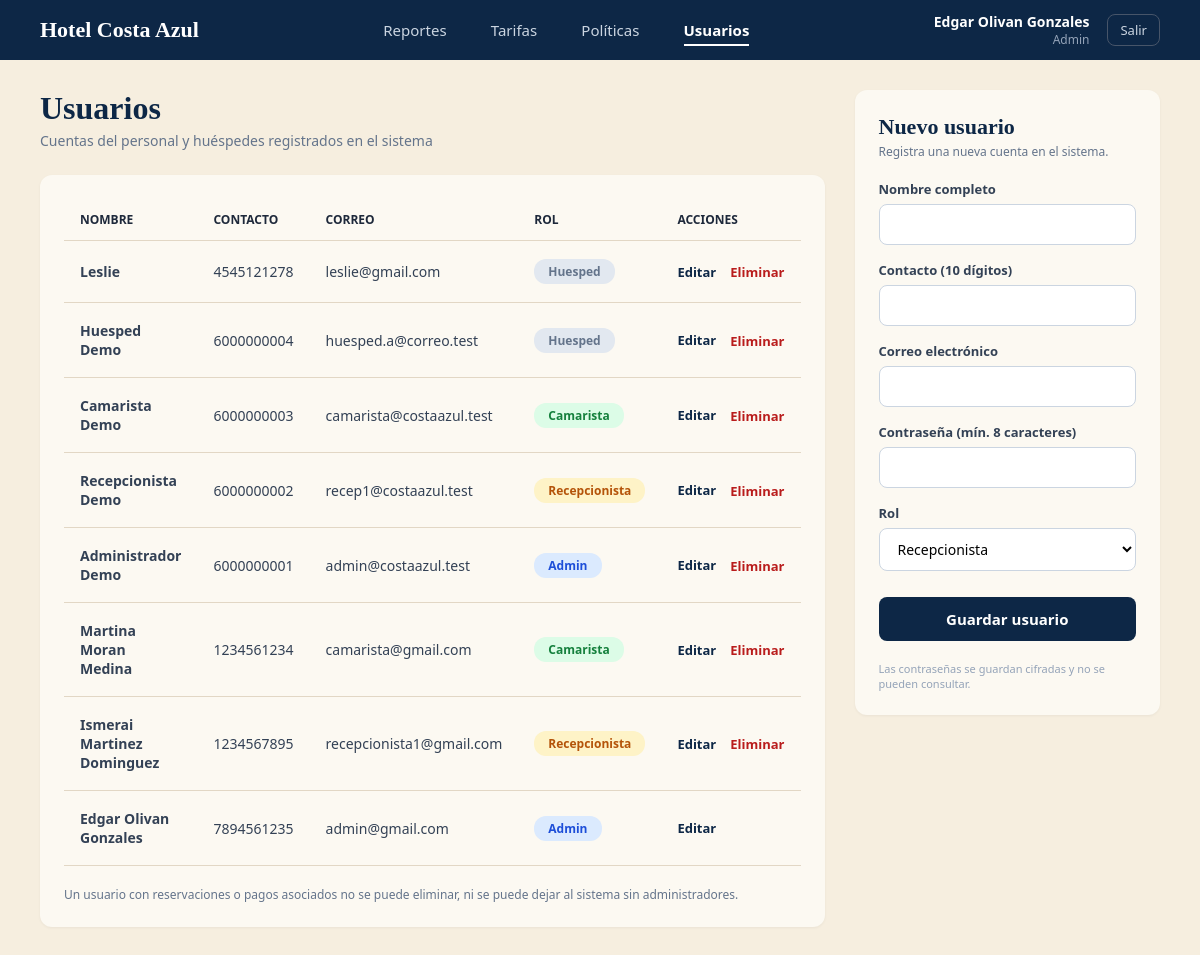
The page /Administrador/Usuarios/usuarios.php (signed in) on the database its author committed.
### tables this page shows
CREATE TABLE `usuario` (
  `id_usuario` int(11) NOT NULL,
  `nombre` varchar(100) NOT NULL,
  `contacto` varchar(10) NOT NULL,
  `correo` varchar(80) NOT NULL,
  `password` varchar(255) NOT NULL,
  `rol` varchar(20) NOT NULL DEFAULT 'Huesped'
);

### Administrador/Usuarios/usuarios.php (the view, shortened to what this page needs)
<?php
require_once '../../config/conexion.php';
$roles  = ['Admin', 'Recepcionista', 'Camarista', 'Huesped'];
$id_sesion = (int) $_SESSION['id_usuario'];
$form = ['id_usuario' => 0, 'nombre' => '', 'contacto' => '', 'correo' => '', 'rol' => 'Recepcionista'];
$editando = (int) $form['id_usuario'] > 0;
$usuarios = $conexion->query(
    "SELECT id_usuario, nombre, contacto, correo, rol FROM usuario ORDER BY id_usuario DESC"
)->fetchAll(PDO::FETCH_ASSOC);
?>
<!DOCTYPE html>
<html lang="es">
<head>
    <link rel="stylesheet" href="usuarios.css">
</head>
<body>
    <header class="navbar">
        <div class="logo">Hotel Costa Azul</div>
        <nav class="nav-links">
            <a href="../Reportes/repo.php">Reportes</a>
            <a href="../Tarifas/tari.php">Tarifas</a>
            <a href="../Politicas/poli.php">Políticas</a>
            <a href="usuarios.php" class="active">Usuarios</a>
        </nav>
        <div class="user-area">
            <div class="user-profile">
                <span class="user-name"><?php echo htmlspecialchars($_SESSION['nombre'], ENT_QUOTES, 'UTF-8'); ?></span>
                <span class="user-role"><?php echo ucfirst(htmlspecialchars($_SESSION['rol'], ENT_QUOTES, 'UTF-8')); ?></span>
            </div>
            <a href="../../config/logout.php" class="btn-logout">Salir</a>
        </div>
    </header>
    <div class="main-layout">
        <main class="content-panel">
            <h1 class="page-title">Usuarios</h1>
            <p class="page-subtitle">Cuentas del personal y huéspedes registrados en el sistema</p>
            <div class="table-card">
                <table class="users-table">
                    <thead>
                        <tr>
                            <th>NOMBRE</th>
                            <th>CONTACTO</th>
                            <th>CORREO</th>
                            <th>ROL</th>
                            <th>ACCIONES</th>
                        </tr>
                    </thead>
                    <tbody>
                        <?php foreach ($usuarios as $u): ?>
                            <?php $es_propio = ((int) $u['id_usuario'] === $id_sesion); ?>
                            <tr class="<?php echo ((int) $u['id_usuario'] === (int) $form['id_usuario']) ? 'row-highlight' : ''; ?>">
                                <td><strong><?php echo htmlspecialchars($u['nombre'], ENT_QUOTES, 'UTF-8'); ?></strong></td>
                                <td><?php echo htmlspecialchars($u['contacto'], ENT_QUOTES, 'UTF-8'); ?></td>
                                <td><?php echo htmlspecialchars($u['correo'], ENT_QUOTES, 'UTF-8'); ?></td>
                                <td>
                                    <span class="badge badge-<?php echo htmlspecialchars(strtolower($u['rol']), ENT_QUOTES, 'UTF-8'); ?>">
                                        <?php echo htmlspecialchars($u['rol'], ENT_QUOTES, 'UTF-8'); ?>
                                    </span>
                                </td>
                                <td>
                                    <div class="acciones">
                                        <a href="usuarios.php?editar=<?php echo (int) $u['id_usuario']; ?>" class="btn-link">Editar</a>
                                        <?php if (!$es_propio): ?>
                                            <form method="POST" onsubmit="return confirm('¿Eliminar a este usuario?');">
                                                <button type="submit" class="btn-link btn-danger">Eliminar</button>
                                            </form>
                                        <?php endif; ?>
                                    </div>
                                </td>
                            </tr>
                        <?php endforeach; ?>
                    </tbody>
                </table>
                <p class="table-footer-note">
                    Un usuario con reservaciones o pagos asociados no se puede eliminar, ni se puede dejar al sistema sin administradores.
                </p>
            </div>
        </main>
        <aside class="form-panel">
            <h2><?php echo $editando ? 'Editar usuario' : 'Nuevo usuario'; ?></h2>
            <p class="form-subtitle">
                <?php echo $editando ? 'Modifica los datos y guarda los cambios.' : 'Registra una nueva cuenta en el sistema.'; ?>
            </p>
            <form method="POST">
                <div class="form-group">
                    <label for="nombre">Nombre completo</label>
                    <input type="text" id="nombre" name="nombre" maxlength="100"
                           title="Letras, partículas en minúscula (de, del, la), guiones o apóstrofos (ej. María de la Cruz, García-López, O’Neil)."
                           value="<?php echo htmlspecialchars($form['nombre'], ENT_QUOTES, 'UTF-8'); ?>" required>
                </div>
                <div class="form-group">
                    <label for="contacto">Contacto (10 dígitos)</label>
                    <input type="text" id="contacto" name="contacto" maxlength="10" pattern="\d{10}" inputmode="numeric"
                           value="<?php echo htmlspecialchars($form['contacto'], ENT_QUOTES, 'UTF-8'); ?>" required>
                </div>
                <div class="form-group">
                    <label for="correo">Correo electrónico</label>
                    <input type="email" id="correo" name="correo" maxlength="80" value="<?php echo htmlspecialchars($form['correo'], ENT_QUOTES, 'UTF-8'); ?>" required>
                </div>
                <div class="form-group">
                    <label for="password">Contraseña<?php echo $editando ? ' (mín. 8 caracteres si la cambias)' : ' (mín. 8 caracteres)'; ?></label>
                    <input type="password" id="password" name="password" minlength="8" <?php echo $editando ? '' : 'required'; ?>>
                </div>
                <div class="form-group">
                    <label for="rol">Rol</label>
                    <select id="rol" name="rol" required <?php echo ($editando && (int) $form['id_usuario'] === $id_sesion) ? 'disabled' : ''; ?>>
                        <?php foreach ($roles as $r): ?>
                            <option value="<?php echo htmlspecialchars($r, ENT_QUOTES, 'UTF-8'); ?>" <?php echo ($form['rol'] === $r) ? 'selected' : ''; ?>><?php echo htmlspecialchars($r, ENT_QUOTES, 'UTF-8'); ?></option>
                        <?php endforeach; ?>
                    </select>
                </div>
                <button type="submit" class="btn-submit"><?php echo $editando ? 'Guardar cambios' : 'Guardar usuario'; ?></button>
            </form>
            <p class="disclaimer-text">
                Las contraseñas se guardan cifradas y no se pueden consultar.
            </p>
        </aside>
    </div>
</body>
</html>

### Administrador/Usuarios/usuarios.css (style rules this page uses)
* { box-sizing: border-box; margin: 0; padding: 0; font-family: 'Segoe UI', Tahoma, Geneva, Verdana, sans-serif; }
body { background-color: #f6eedf; color: #1e293b; }
.navbar { background-color: #0d2746; color: #ffffff; display: flex; justify-content: space-between; align-items: center; padding: 12px 40px; }
.logo { font-size: 22px; font-family: Georgia, serif; font-weight: bold; }
.nav-links a { color: #cbd5e1; text-decoration: none; margin: 0 20px; font-size: 15px; padding-bottom: 4px; }
.nav-links a.active { color: #ffffff; border-bottom: 2px solid #ffffff; font-weight: bold; }
.user-profile { display: flex; flex-direction: column; align-items: flex-end; }
.user-name { font-size: 14px; font-weight: bold; }
.user-role { font-size: 12px; color: #94a3b8; }
.main-layout { display: flex; gap: 30px; padding: 30px 40px; max-width: 1400px; margin: 0 auto; }
.content-panel { flex: 3; }
.page-title { font-family: Georgia, serif; font-size: 32px; color: #0d2746; margin-bottom: 4px; }
.page-subtitle { color: #64748b; font-size: 14px; margin-bottom: 25px; }
.table-card { background: #fcf9f2; border-radius: 12px; padding: 24px; box-shadow: 0 1px 3px rgba(0,0,0,0.05); }
.users-table { width: 100%; border-collapse: collapse; text-align: left; font-size: 14px; }
.users-table th { font-size: 12px; font-weight: 700; color: #1e293b; padding: 12px 16px; border-bottom: 1px solid #e2d7c5; }
.users-table td { padding: 18px 16px; border-bottom: 1px solid #e2d7c5; color: #334155; vertical-align: middle; }
.badge { display: inline-block; padding: 4px 14px; border-radius: 12px; font-size: 12px; font-weight: 600; }
.badge-admin { background-color: #dbeafe; color: #1d4ed8; }
.badge-recepcionista { background-color: #fef3c7; color: #b45309; }
.badge-camarista { background-color: #dcfce7; color: #15803d; }
.badge-huesped { background-color: #e2e8f0; color: #64748b; }
.acciones { display: flex; align-items: center; gap: 14px; }
.btn-link { background: none; border: none; padding: 0; font-size: 13px; font-weight: 600; color: #0d2746; text-decoration: none; cursor: pointer; }
.btn-danger { color: #b91c1c; }
.table-footer-note { font-size: 12px; color: #64748b; margin-top: 20px; }
.form-panel { flex: 1.2; background: #fcf9f2; border-radius: 12px; padding: 24px; box-shadow: 0 1px 3px rgba(0,0,0,0.05); align-self: flex-start; }
.form-panel h2 { font-family: Georgia, serif; font-size: 22px; color: #0d2746; margin-bottom: 4px; }
.form-subtitle { font-size: 12px; color: #64748b; margin-bottom: 20px; line-height: 1.3; }
.form-group { margin-bottom: 16px; }
.form-group label { display: block; font-size: 13px; font-weight: 600; color: #334155; margin-bottom: 6px; }
.form-group input, .form-group select { width: 100%; padding: 10px 14px; border: 1px solid #cbd5e1; border-radius: 8px; font-size: 14px; background-color: #ffffff; outline: none; transition: border-color 0.2s; }
.btn-submit { width: 100%; background-color: #0d2746; color: #ffffff; border: none; padding: 12px; border-radius: 8px; font-size: 15px; font-weight: bold; cursor: pointer; margin-top: 10px; transition: background-color 0.2s; }
.disclaimer-text { font-size: 11px; color: #94a3b8; line-height: 1.4; margin-top: 20px; }
.user-area { display: flex; align-items: center; gap: 18px; }
.btn-logout { color: #cbd5e1; text-decoration: none; font-size: 13px; border: 1px solid #475569; padding: 6px 12px; border-radius: 8px; }

### rows shown on the page
usuario: nombre "Leslie", contacto "4545121278", correo "leslie@gmail.com", rol "Huesped"
usuario: nombre "Huesped Demo", contacto "6000000004", correo "huesped.a@correo.test", rol "Huesped"
usuario: nombre "Camarista Demo", contacto "6000000003", correo "camarista@costaazul.test", rol "Camarista"
usuario: nombre "Recepcionista Demo", contacto "6000000002", correo "recep1@costaazul.test", rol "Recepcionista"
usuario: nombre "Administrador Demo", contacto "6000000001", correo "admin@costaazul.test", rol "Admin"
usuario: nombre "Martina Moran Medina", contacto "1234561234", correo "camarista@gmail.com", rol "Camarista"
usuario: nombre "Ismerai Martinez Dominguez", contacto "1234567895", correo "recepcionista1@gmail.com", rol "Recepcionista"
usuario: nombre "Edgar Olivan Gonzales", contacto "7894561235", correo "admin@gmail.com", rol "Admin"

### other values the page prints
$_SESSION['nombre'] "Edgar Olivan Gonzales"
$_SESSION['rol'] "Admin"
form field rol "Recepcionista"
